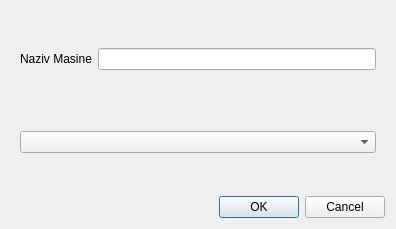
<?xml version="1.0" encoding="UTF-8"?>
<ui version="4.0">
 <class>MachineDialog</class>
 <widget class="QDialog" name="MachineDialog">
  <property name="geometry">
   <rect>
    <x>0</x>
    <y>0</y>
    <width>396</width>
    <height>229</height>
   </rect>
  </property>
  <property name="windowTitle">
   <string>Dialog</string>
  </property>
  <property name="modal">
   <bool>true</bool>
  </property>
  <layout class="QVBoxLayout" name="verticalLayout">
   <item>
    <widget class="QWidget" name="widget" native="true">
     <layout class="QVBoxLayout" name="verticalLayout_2">
      <item>
       <widget class="QWidget" name="widget_2" native="true">
        <layout class="QHBoxLayout" name="horizontalLayout">
         <property name="leftMargin">
          <number>0</number>
         </property>
         <property name="topMargin">
          <number>0</number>
         </property>
         <property name="rightMargin">
          <number>0</number>
         </property>
         <property name="bottomMargin">
          <number>0</number>
         </property>
         <item>
          <widget class="QLabel" name="label">
           <property name="text">
            <string>Naziv Masine</string>
           </property>
          </widget>
         </item>
         <item>
          <widget class="QLineEdit" name="Name"/>
         </item>
        </layout>
       </widget>
      </item>
      <item>
       <widget class="QWidget" name="widget_3" native="true">
        <layout class="QHBoxLayout" name="horizontalLayout_2">
         <property name="leftMargin">
          <number>0</number>
         </property>
         <property name="topMargin">
          <number>0</number>
         </property>
         <property name="rightMargin">
          <number>0</number>
         </property>
         <property name="bottomMargin">
          <number>0</number>
         </property>
         <item>
          <widget class="QComboBox" name="comboBox"/>
         </item>
        </layout>
       </widget>
      </item>
     </layout>
    </widget>
   </item>
   <item>
    <widget class="QDialogButtonBox" name="buttonBox">
     <property name="orientation">
      <enum>Qt::Horizontal</enum>
     </property>
     <property name="standardButtons">
      <set>QDialogButtonBox::Cancel|QDialogButtonBox::Ok</set>
     </property>
    </widget>
   </item>
  </layout>
 </widget>
 <resources/>
 <connections>
  <connection>
   <sender>buttonBox</sender>
   <signal>accepted()</signal>
   <receiver>MachineDialog</receiver>
   <slot>accept()</slot>
   <hints>
    <hint type="sourcelabel">
     <x>248</x>
     <y>254</y>
    </hint>
    <hint type="destinationlabel">
     <x>157</x>
     <y>274</y>
    </hint>
   </hints>
  </connection>
  <connection>
   <sender>buttonBox</sender>
   <signal>rejected()</signal>
   <receiver>MachineDialog</receiver>
   <slot>reject()</slot>
   <hints>
    <hint type="sourcelabel">
     <x>316</x>
     <y>260</y>
    </hint>
    <hint type="destinationlabel">
     <x>286</x>
     <y>274</y>
    </hint>
   </hints>
  </connection>
 </connections>
</ui>
